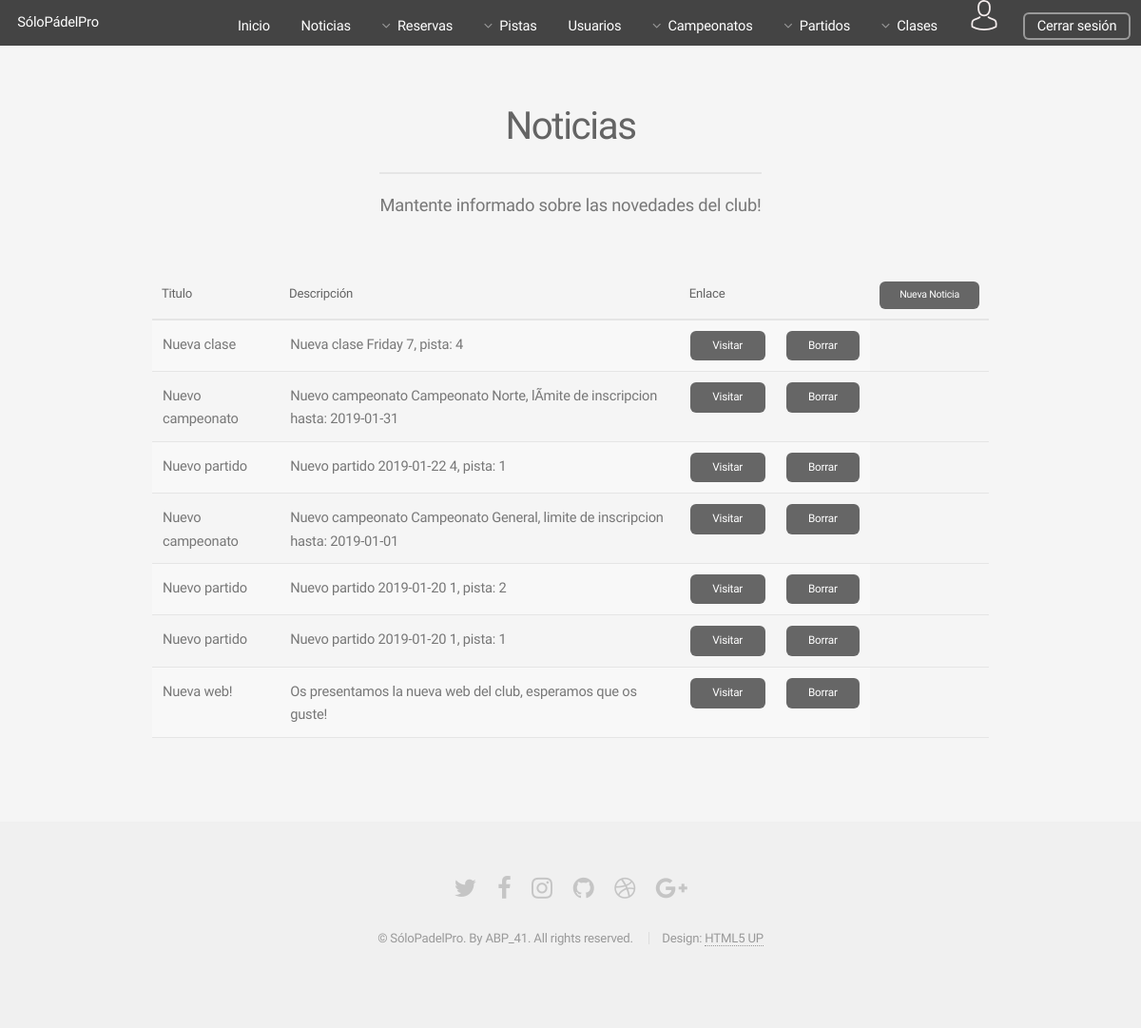
/Controllers/NOTICIAS_Controller.php?action=SHOW_NOTICIAS (signed in), run on the app's committed database.
### tables this page shows
CREATE TABLE IF NOT EXISTS NOTICIA(
  ID int(255) AUTO_INCREMENT NOT NULL,
  TITULO tinytext NOT NULL,
  DESCRIPCION text NOT NULL,
  LINK tinytext,
  PRIMARY KEY (ID)
);

### Controllers/NOTICIAS_Controller.php (called while the page is built, shortened)
<?php
include '../Models/NOTICIA_Model.php';
include '../Views/NOTICIAS/NOTICIAS_SHOWALL_View.php';
if(isset($_REQUEST["action"]))  {
  $action = $_REQUEST["action"];
}else{
  $action = '';
}
switch ($action) {
  default:
  $NOTICIA = new NOTICIA_Model('','','','');
  $noticias = $NOTICIA->SHOWALL();
  new GESTIONAR_NOTICIAS($noticias, '../Controllers/NOTICIAS_Controller.php');
  break;
}
?>

### Functions/Authentication.php (called while the page is built)
<?php
function IsAuthenticated(){
	if (!isset($_SESSION['login'])){
		return false;
	}
	else{
		return true;
	}
}
?>

### Models/NOTICIA_Model.php (called while the page is built, shortened)
<?php
class NOTICIA_Model{
	var $mysqli;
	function __construct($id, $titulo, $descripcion, $link){
		include_once '../Functions/Access_DB.php';
		$this->mysqli = ConnectDB();
	}
	function SHOWALL(){
		$sql = "SELECT * FROM NOTICIA ORDER BY  ID DESC";
		if (!($resultado = $this->mysqli->query($sql))){
			$this->mensaje['mensaje'] =  'ERROR: Fallo en la consulta sobre la base de datos';
			return $this->mensaje;
		}
		else{
			return $resultado;
		}
	}
}
?>

### Functions/Access_DB.php (called while the page is built, shortened)
<?php
function ConnectDB(){
   $conexion = mysqli_connect("localhost", "abp41", "abp41", "ABP") or (new MESSAGE('ERROR: No se ha podido conectar con la base de datos', '../index.php'));
 if ($conexion->connect_errno) {
    	return false;
 }else{
 	return $conexion;
 }
}
?>

### Views/NOTICIAS/NOTICIAS_SHOWALL_View.php (the view)
<?php
class GESTIONAR_NOTICIAS{
	var $noticias;
	function __construct($noticias,$origen){
		$this->noticias = $noticias;
		$this->render();
	}
function render(){
    include '../Views/HEADER_View.php';
?>
	<section id="main" class="container">
	<header>
	   <h2>Noticias</h2>
	    <p>Mantente informado sobre las novedades del club!</p>
	 </header>
				<div class="table-wrapper">
					<table>
						<thead >
							<tr>
								<th>Titulo</th>
								<th>Descripción</th>
								<th>Enlace</th>
								<?php if($_SESSION["rol"] == 'ADMIN'){ ?>
								<td>
									<th><a class="button small" href="../Controllers/NOTICIAS_Controller.php?action=ADD">Nueva Noticia</a></th>
								</td>
							<?php } ?>
							</tr>
						</thead>
						<tbody>
					<?php
						if($this->noticias <> NULL){
							while($row = mysqli_fetch_array($this->noticias)){
					?>
							<tr>
								<td>
									<?=$row['TITULO']?>
								</td>
								<td>
									<?=$row['DESCRIPCION']?>
								</td>
								<?php if($row['LINK'] <> ''){ ?>
									<td>
										<a class="button small" href="<?=$row['LINK']?>">Visitar</a>
									</td>
								<?php } else{ ?>
									<td>
										-
									</td>
								<?php } ?>
								<?php if($_SESSION["rol"] == 'ADMIN'){ ?>
								<td>
									<a class="button small" href="../Controllers/NOTICIAS_Controller.php?action=DELETE&noticia_ID=<?=$row['ID']?>">Borrar</a>
								</td>
							<?php } ?>
							</tr>
				<?php
						}
					}
				?>
						</tbody>
					</table>
				</div>
   		</section>
    <?php
        include '../Views/FOOTER_View.php';
        }
    }
    ?>

### Views/HEADER_View.php (shortened to what this page needs)
<?php
include_once '../Functions/Authentication.php';
?>
<html>
<head>
  <link rel="stylesheet" href="../assets/css/bootstrap.min.css" >
  <link rel="stylesheet" href="../assets/css/main.css" />
  <link rel="stylesheet" type="text/css" href="../assets/css/tcal.css" />
</head>
<body class="is-preload">
  <div id="page-wrapper">
    <header id="header">
      <h1><a href="../index.php">SóloPádelPro</a></h1>
      <nav id="nav">
        <ul>
          <li><a href="../index.php">Inicio</a></li>
            <?php
            if(IsAuthenticated()){
              ?>
              <li><a href="../Controllers/NOTICIAS_Controller.php?action=SHOW_NOTICIAS">Noticias</a></li>
              <li>
              <a href="#" class="icon fa-angle-down">Reservas</a>
            </li>
            <?php
            if(isset($_SESSION["rol"]) && ($_SESSION["rol"] == 'ADMIN')){
              ?>
              <li>
                <a href="#" class="icon fa-angle-down">Pistas</a>
              </li>
              <?php
            }
            ?>
            <?php
            if(isset($_SESSION["rol"]) && ($_SESSION["rol"] == 'ADMIN')){
              ?>
              <li><a href="../Controllers/USER_Controller.php">Usuarios</a></li>
              <?php
            }
            ?>
            <li>
              <a class="icon fa-angle-down">Campeonatos</a>
            </li>
            <li>
              <a href="#" class="icon fa-angle-down">Partidos</a>
            </li>
             <li>
              <a href="#" class="icon fa-angle-down">Clases</a>
            </li>
            <li><a href="#" class="class="icon fa-angle-down >
              <input type="image" id="login" src="../Views/images/avatar.png">
            </a>
          </li>
          <li>
            <a href="../Functions/Desconectar.php" class="button">Cerrar sesión</a>
            <?php
          }
          ?>
        </li>
      </ul>
    </nav>
  </header>

### Views/FOOTER_View.php (shortened to what this page needs)
<footer id="footer">
            <ul class="icons">
                <li><a href="#" class="icon fa-twitter"><span class="label">Twitter</span></a></li>
                <li><a href="#" class="icon fa-facebook"><span class="label">Facebook</span></a></li>
                <li><a href="#" class="icon fa-instagram"><span class="label">Instagram</span></a></li>
                <li><a href="#" class="icon fa-github"><span class="label">Github</span></a></li>
                <li><a href="#" class="icon fa-dribbble"><span class="label">Dribbble</span></a></li>
                <li><a href="#" class="icon fa-google-plus"><span class="label">Google+</span></a></li>
            </ul>
            <ul class="copyright">
                <li>&copy; SóloPadelPro. By ABP_41. All rights reserved.</li>
                <li>Design: <a href="http://html5up.net">HTML5 UP</a></li>
            </ul>
        </footer>
</div>
</body>
</html>

### data on the page
noticia: TITULO "Nueva clase", DESCRIPCION "Nueva clase Friday 7, pista: 4"
noticia: TITULO "Nuevo campeonato", DESCRIPCION "Nuevo campeonato Campeonato Norte, lÃ­mite de inscripcion hasta: 2019-01-31"
noticia: TITULO "Nuevo partido", DESCRIPCION "Nuevo partido 2019-01-22 4, pista: 1"
noticia: TITULO "Nuevo campeonato", DESCRIPCION "Nuevo campeonato Campeonato General, limite de inscripcion hasta: 2019-01-01"
noticia: TITULO "Nuevo partido", DESCRIPCION "Nuevo partido 2019-01-20 1, pista: 2"
noticia: TITULO "Nuevo partido", DESCRIPCION "Nuevo partido 2019-01-20 1, pista: 1"
noticia: TITULO "Nueva web!", DESCRIPCION "Os presentamos la nueva web del club, esperamos que os guste!"
